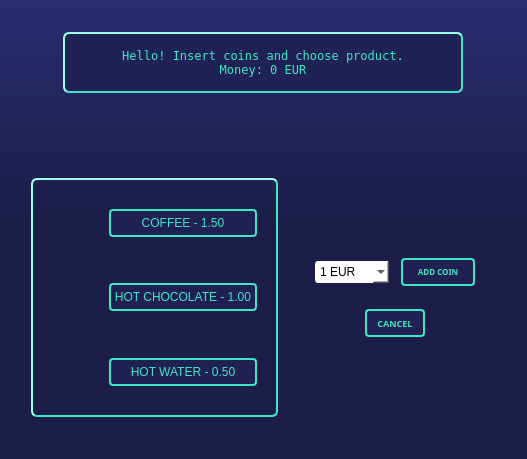
<?xml version="1.0" encoding="UTF-8"?>
<ui version="4.0">
 <class>Form</class>
 <widget class="QWidget" name="Form">
  <property name="enabled">
   <bool>true</bool>
  </property>
  <property name="geometry">
   <rect>
    <x>0</x>
    <y>0</y>
    <width>527</width>
    <height>459</height>
   </rect>
  </property>
  <property name="minimumSize">
   <size>
    <width>527</width>
    <height>430</height>
   </size>
  </property>
  <property name="maximumSize">
   <size>
    <width>527</width>
    <height>459</height>
   </size>
  </property>
  <property name="windowTitle">
   <string>Coffee Machine</string>
  </property>
  <property name="styleSheet">
   <string notr="true">QWidget#Form{
	background-color: qlineargradient(spread:pad, x1:0.5, y1:0, x2:0.5, y2:1, stop:0 rgba(42, 44, 111, 255), stop:0.488069 rgba(28, 29, 73, 255));
}


QFrame{
	background:transparent;
}</string>
  </property>
  <layout class="QVBoxLayout" name="verticalLayout_3">
   <item>
    <widget class="QFrame" name="frame_9">
     <property name="enabled">
      <bool>true</bool>
     </property>
     <property name="frameShape">
      <enum>QFrame::StyledPanel</enum>
     </property>
     <property name="frameShadow">
      <enum>QFrame::Raised</enum>
     </property>
     <layout class="QVBoxLayout" name="verticalLayout_4">
      <property name="spacing">
       <number>20</number>
      </property>
      <item>
       <widget class="QFrame" name="frame_10">
        <property name="frameShape">
         <enum>QFrame::StyledPanel</enum>
        </property>
        <property name="frameShadow">
         <enum>QFrame::Raised</enum>
        </property>
        <layout class="QVBoxLayout" name="verticalLayout_5">
         <property name="spacing">
          <number>4</number>
         </property>
         <item>
          <widget class="QFrame" name="frame_11">
           <property name="frameShape">
            <enum>QFrame::StyledPanel</enum>
           </property>
           <property name="frameShadow">
            <enum>QFrame::Raised</enum>
           </property>
           <layout class="QVBoxLayout" name="verticalLayout_7">
            <property name="leftMargin">
             <number>0</number>
            </property>
            <property name="topMargin">
             <number>0</number>
            </property>
            <property name="rightMargin">
             <number>0</number>
            </property>
            <property name="bottomMargin">
             <number>0</number>
            </property>
            <item alignment="Qt::AlignHCenter">
             <widget class="QLabel" name="label_status">
              <property name="minimumSize">
               <size>
                <width>400</width>
                <height>61</height>
               </size>
              </property>
              <property name="maximumSize">
               <size>
                <width>400</width>
                <height>61</height>
               </size>
              </property>
              <property name="font">
               <font>
                <family>Terminal</family>
                <weight>50</weight>
                <bold>false</bold>
               </font>
              </property>
              <property name="styleSheet">
               <string notr="true">color: rgb(60, 231, 195);
border-style: outset;
border-radius: 6px;
border-width: 2px;
border-color: rgb(60, 231, 195);
background-color: rgb(32, 33, 84);</string>
              </property>
              <property name="frameShape">
               <enum>QFrame::NoFrame</enum>
              </property>
              <property name="frameShadow">
               <enum>QFrame::Plain</enum>
              </property>
              <property name="text">
               <string>Hello! Insert coins and choose product. 
 Money: 0 EUR </string>
              </property>
              <property name="alignment">
               <set>Qt::AlignCenter</set>
              </property>
             </widget>
            </item>
           </layout>
          </widget>
         </item>
         <item alignment="Qt::AlignHCenter">
          <widget class="QFrame" name="frame_12">
           <property name="frameShape">
            <enum>QFrame::StyledPanel</enum>
           </property>
           <property name="frameShadow">
            <enum>QFrame::Raised</enum>
           </property>
           <layout class="QHBoxLayout" name="horizontalLayout_8">
            <property name="spacing">
             <number>0</number>
            </property>
            <property name="leftMargin">
             <number>0</number>
            </property>
            <property name="topMargin">
             <number>0</number>
            </property>
            <property name="rightMargin">
             <number>0</number>
            </property>
            <property name="bottomMargin">
             <number>0</number>
            </property>
            <item>
             <spacer name="spacer">
              <property name="orientation">
               <enum>Qt::Vertical</enum>
              </property>
              <property name="sizeType">
               <enum>QSizePolicy::Fixed</enum>
              </property>
              <property name="sizeHint" stdset="0">
               <size>
                <width>10</width>
                <height>28</height>
               </size>
              </property>
             </spacer>
            </item>
            <item>
             <widget class="QProgressBar" name="progressbar">
              <property name="minimumSize">
               <size>
                <width>65</width>
                <height>0</height>
               </size>
              </property>
              <property name="maximumSize">
               <size>
                <width>65</width>
                <height>0</height>
               </size>
              </property>
              <property name="styleSheet">
               <string notr="true">#progressbar {
    border: 2px solid rgb(49, 191, 160);
    border-radius: 5px;
    background-color: #E0E0E0;
}
#progressbar::chunk {
    background-color: rgb(49, 191, 160);
    width: 10px; 
    margin: 0.5px;
}



</string>
              </property>
              <property name="value">
               <number>100</number>
              </property>
              <property name="textVisible">
               <bool>false</bool>
              </property>
             </widget>
            </item>
           </layout>
          </widget>
         </item>
        </layout>
       </widget>
      </item>
      <item>
       <widget class="QFrame" name="frame_7">
        <property name="minimumSize">
         <size>
          <width>481</width>
          <height>261</height>
         </size>
        </property>
        <property name="maximumSize">
         <size>
          <width>481</width>
          <height>261</height>
         </size>
        </property>
        <property name="frameShape">
         <enum>QFrame::StyledPanel</enum>
        </property>
        <property name="frameShadow">
         <enum>QFrame::Raised</enum>
        </property>
        <layout class="QHBoxLayout" name="horizontalLayout_5">
         <property name="spacing">
          <number>20</number>
         </property>
         <property name="topMargin">
          <number>0</number>
         </property>
         <property name="bottomMargin">
          <number>20</number>
         </property>
         <item>
          <widget class="QFrame" name="frame_products">
           <property name="enabled">
            <bool>true</bool>
           </property>
           <property name="styleSheet">
            <string notr="true">QFrame#frame_products{border-style: outset;
	border-radius: 6px;
	border-width: 2px;
	border-color: rgb(60, 231, 195);
	background-color: rgba(28, 29, 73, 40);
}

QPushButton{
	background-color: rgba(51, 53, 132, 40);
	border :2px solid;
	border-radius: 4px;
	border-color: rgb(60, 231, 195);
	color:  rgb(60, 231, 195) 
}

QPushButton:hover{
	background-color: rgba(255, 255, 255, 30);

}

QPushButton:pressed{
	background-color: rgba(18, 19, 48, 40);
	border-color:rgb(54, 207, 174)
}

QPushButton:disabled {
	color: rgb(105, 95, 148);
	border-color: rgb(105, 95, 148);
}

</string>
           </property>
           <property name="frameShape">
            <enum>QFrame::StyledPanel</enum>
           </property>
           <property name="frameShadow">
            <enum>QFrame::Raised</enum>
           </property>
           <property name="lineWidth">
            <number>1</number>
           </property>
           <layout class="QVBoxLayout" name="verticalLayout">
            <item>
             <widget class="QFrame" name="frame_4">
              <property name="frameShape">
               <enum>QFrame::StyledPanel</enum>
              </property>
              <property name="frameShadow">
               <enum>QFrame::Raised</enum>
              </property>
              <layout class="QHBoxLayout" name="horizontalLayout_2">
               <item>
                <widget class="QLabel" name="label_2">
                 <property name="minimumSize">
                  <size>
                   <width>51</width>
                   <height>41</height>
                  </size>
                 </property>
                 <property name="maximumSize">
                  <size>
                   <width>51</width>
                   <height>41</height>
                  </size>
                 </property>
                 <property name="text">
                  <string/>
                 </property>
                 <property name="pixmap">
                  <pixmap>images/coffe.png</pixmap>
                 </property>
                 <property name="scaledContents">
                  <bool>true</bool>
                 </property>
                </widget>
               </item>
               <item>
                <widget class="QPushButton" name="pushButton_coffee">
                 <property name="enabled">
                  <bool>true</bool>
                 </property>
                 <property name="minimumSize">
                  <size>
                   <width>148</width>
                   <height>28</height>
                  </size>
                 </property>
                 <property name="maximumSize">
                  <size>
                   <width>148</width>
                   <height>28</height>
                  </size>
                 </property>
                 <property name="text">
                  <string>COFFEE - 1.50</string>
                 </property>
                </widget>
               </item>
              </layout>
             </widget>
            </item>
            <item>
             <widget class="QFrame" name="frame_5">
              <property name="frameShape">
               <enum>QFrame::StyledPanel</enum>
              </property>
              <property name="frameShadow">
               <enum>QFrame::Raised</enum>
              </property>
              <layout class="QHBoxLayout" name="horizontalLayout_3">
               <item>
                <widget class="QLabel" name="label_3">
                 <property name="minimumSize">
                  <size>
                   <width>51</width>
                   <height>41</height>
                  </size>
                 </property>
                 <property name="maximumSize">
                  <size>
                   <width>51</width>
                   <height>41</height>
                  </size>
                 </property>
                 <property name="text">
                  <string/>
                 </property>
                 <property name="pixmap">
                  <pixmap>images/choco.png</pixmap>
                 </property>
                 <property name="scaledContents">
                  <bool>true</bool>
                 </property>
                </widget>
               </item>
               <item>
                <widget class="QPushButton" name="pushButton_choco">
                 <property name="minimumSize">
                  <size>
                   <width>148</width>
                   <height>28</height>
                  </size>
                 </property>
                 <property name="maximumSize">
                  <size>
                   <width>148</width>
                   <height>28</height>
                  </size>
                 </property>
                 <property name="text">
                  <string>HOT CHOCOLATE - 1.00</string>
                 </property>
                </widget>
               </item>
              </layout>
             </widget>
            </item>
            <item>
             <widget class="QFrame" name="frame_6">
              <property name="frameShape">
               <enum>QFrame::StyledPanel</enum>
              </property>
              <property name="frameShadow">
               <enum>QFrame::Raised</enum>
              </property>
              <layout class="QHBoxLayout" name="horizontalLayout_4">
               <item>
                <widget class="QLabel" name="label_4">
                 <property name="minimumSize">
                  <size>
                   <width>51</width>
                   <height>41</height>
                  </size>
                 </property>
                 <property name="maximumSize">
                  <size>
                   <width>51</width>
                   <height>41</height>
                  </size>
                 </property>
                 <property name="text">
                  <string/>
                 </property>
                 <property name="pixmap">
                  <pixmap>images/water.png</pixmap>
                 </property>
                 <property name="scaledContents">
                  <bool>true</bool>
                 </property>
                </widget>
               </item>
               <item>
                <widget class="QPushButton" name="pushButton_water">
                 <property name="minimumSize">
                  <size>
                   <width>148</width>
                   <height>28</height>
                  </size>
                 </property>
                 <property name="maximumSize">
                  <size>
                   <width>148</width>
                   <height>28</height>
                  </size>
                 </property>
                 <property name="text">
                  <string>HOT WATER - 0.50</string>
                 </property>
                </widget>
               </item>
              </layout>
             </widget>
            </item>
           </layout>
          </widget>
         </item>
         <item>
          <widget class="QFrame" name="frame_3">
           <property name="frameShape">
            <enum>QFrame::StyledPanel</enum>
           </property>
           <property name="frameShadow">
            <enum>QFrame::Raised</enum>
           </property>
           <layout class="QVBoxLayout" name="verticalLayout_2">
            <property name="spacing">
             <number>5</number>
            </property>
            <property name="topMargin">
             <number>70</number>
            </property>
            <property name="bottomMargin">
             <number>70</number>
            </property>
            <item alignment="Qt::AlignVCenter">
             <widget class="QFrame" name="frame_2">
              <property name="frameShape">
               <enum>QFrame::StyledPanel</enum>
              </property>
              <property name="frameShadow">
               <enum>QFrame::Raised</enum>
              </property>
              <layout class="QHBoxLayout" name="horizontalLayout">
               <property name="leftMargin">
                <number>0</number>
               </property>
               <property name="topMargin">
                <number>0</number>
               </property>
               <property name="rightMargin">
                <number>0</number>
               </property>
               <property name="bottomMargin">
                <number>0</number>
               </property>
               <item>
                <widget class="QComboBox" name="comboBox">
                 <property name="minimumSize">
                  <size>
                   <width>0</width>
                   <height>22</height>
                  </size>
                 </property>
                 <property name="maximumSize">
                  <size>
                   <width>74</width>
                   <height>22</height>
                  </size>
                 </property>
                 <property name="styleSheet">
                  <string notr="true">QComboBox {
    border-radius: 3px;
	background-color: rgb(255, 255, 255);

}

QComboBox:editable {
    background: rgb(255, 255, 255);
}

QComboBox:!editable, QComboBox::drop-down:editable {
     background: rgb(255, 255, 255)
}




</string>
                 </property>
                 <item>
                  <property name="text">
                   <string>1 EUR</string>
                  </property>
                 </item>
                 <item>
                  <property name="text">
                   <string>0.5 EUR</string>
                  </property>
                 </item>
                 <item>
                  <property name="text">
                   <string>0.2 EUR</string>
                  </property>
                 </item>
                 <item>
                  <property name="text">
                   <string>0.1 EUR</string>
                  </property>
                 </item>
                 <item>
                  <property name="text">
                   <string>0.05 EUR</string>
                  </property>
                 </item>
                </widget>
               </item>
               <item>
                <widget class="QPushButton" name="pushButton_add_coin">
                 <property name="enabled">
                  <bool>true</bool>
                 </property>
                 <property name="minimumSize">
                  <size>
                   <width>74</width>
                   <height>28</height>
                  </size>
                 </property>
                 <property name="maximumSize">
                  <size>
                   <width>74</width>
                   <height>28</height>
                  </size>
                 </property>
                 <property name="font">
                  <font>
                   <family>Small Fonts</family>
                   <pointsize>6</pointsize>
                   <weight>75</weight>
                   <bold>true</bold>
                  </font>
                 </property>
                 <property name="styleSheet">
                  <string notr="true">QPushButton{
	background-color: rgba(51, 53, 132, 40);
	border :2px solid;
	border-radius: 4px;
	border-color: rgb(60, 231, 195);
	color:  rgb(60, 231, 195) 
}

QPushButton:hover{
	background-color: rgba(255, 255, 255, 30);
}

QPushButton:disabled {
	color: rgb(105, 95, 148);
	border-color: rgb(105, 95, 148);
}

QPushButton:pressed{
	background-color: rgba(18, 19, 48, 40);
	border-color:rgb(54, 207, 174)
}</string>
                 </property>
                 <property name="text">
                  <string>ADD COIN</string>
                 </property>
                </widget>
               </item>
              </layout>
             </widget>
            </item>
            <item alignment="Qt::AlignVCenter">
             <widget class="QFrame" name="frame_8">
              <property name="frameShape">
               <enum>QFrame::StyledPanel</enum>
              </property>
              <property name="frameShadow">
               <enum>QFrame::Raised</enum>
              </property>
              <layout class="QHBoxLayout" name="horizontalLayout_6">
               <property name="leftMargin">
                <number>0</number>
               </property>
               <property name="topMargin">
                <number>0</number>
               </property>
               <property name="rightMargin">
                <number>0</number>
               </property>
               <property name="bottomMargin">
                <number>0</number>
               </property>
               <item>
                <widget class="QPushButton" name="pushButton_cancel">
                 <property name="minimumSize">
                  <size>
                   <width>60</width>
                   <height>28</height>
                  </size>
                 </property>
                 <property name="maximumSize">
                  <size>
                   <width>60</width>
                   <height>28</height>
                  </size>
                 </property>
                 <property name="font">
                  <font>
                   <family>Small Fonts</family>
                   <pointsize>7</pointsize>
                   <weight>75</weight>
                   <bold>true</bold>
                  </font>
                 </property>
                 <property name="styleSheet">
                  <string notr="true">QPushButton{
	background-color: rgba(51, 53, 132, 40);
	border :2px solid;
	border-radius: 4px;
	border-color: rgb(60, 231, 195);
	color:  rgb(60, 231, 195) 
}

QPushButton:hover{
	background-color: rgba(255, 255, 255, 30);

}

QPushButton:pressed{
	background-color: rgba(18, 19, 48, 40);
	border-color:rgb(54, 207, 174)
}

QPushButton:disabled {
	color: rgb(105, 95, 148);
	border-color: rgb(105, 95, 148);
}</string>
                 </property>
                 <property name="text">
                  <string>CANCEL</string>
                 </property>
                </widget>
               </item>
              </layout>
             </widget>
            </item>
           </layout>
          </widget>
         </item>
        </layout>
       </widget>
      </item>
     </layout>
    </widget>
   </item>
  </layout>
 </widget>
 <resources/>
 <connections/>
</ui>
